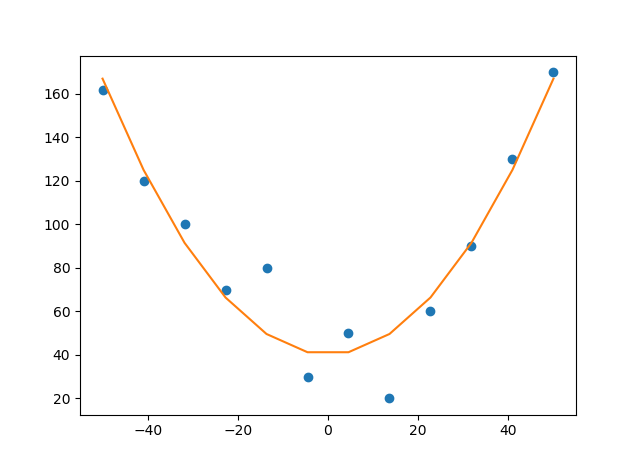

The Python source for this figure:
# -*- coding: utf-8 -*-
"""
Created on Sat Oct 13 13:04:28 2018

@author: garci
"""

'''EQUATION FITTING THROUGH MINIMIZED SUM OF RESIDUALS TECHNIQUE'
Andrew Garcia'''

import scipy.optimize as optimize
import matplotlib.pyplot as plt

def eqn(x,pars):
    
    C1,C2 = pars
    
    return C1*x**2 + C2


exps=[162,120,100,70,80,30,50,20,60,90,130,170]


x=linspace(-50,50,len(exps))

def E(pars):
    
    C1,C2= pars
    
    
    SUM = 0
    i=0
    while i < len(x):        
        SUM += ( eqn(x[i],pars)- exps[i] )**2 
#        SUM += (  ( eqn(x[i],pars)- exps[i] ) / exps[i]  )**2 

        i+=1
        
    return SUM
        
        
initial_guess = [-1, -1]
result = optimize.minimize(E, initial_guess)


print(result.x)

fit = eqn(x,result.x)

plt.figure()

plt.plot(x,exps,'o')
plt.plot(x,fit)
